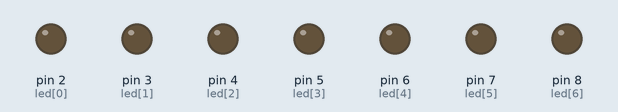
This sketch was run on a simulated Arduino Uno, built with avr-gcc and run on an emulated ATmega328P. On the bench: output pins drawn as LEDs (lit = HIGH).

Above: at 1.2 s.
At 2.7 s:
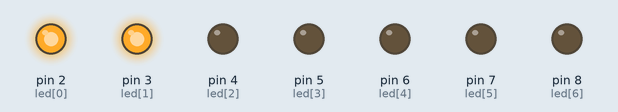
At 3.1 s:
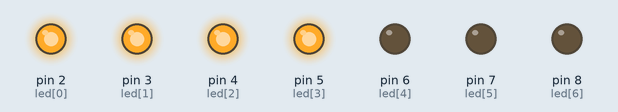
At 3.5 s:
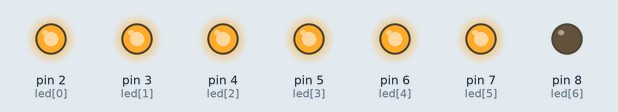
At 4.2 s:
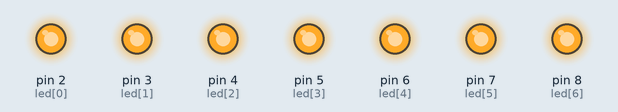
At 5.9 s:
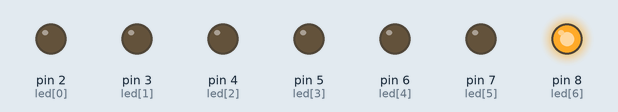
Timing chart, 0 to 6.2 s (numbered marks = the images above):
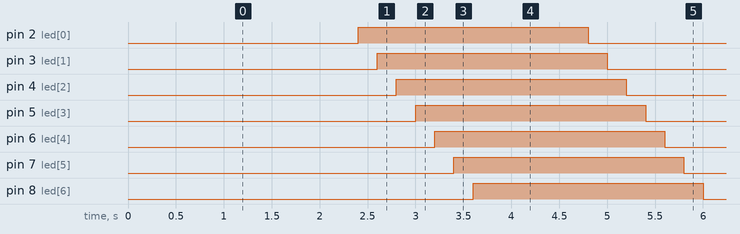

The sketch:

wakil.ino
```cpp
#define led_1 2
#define led_2 3
#define led_3 4
#define led_4 5
#define led_5 6
#define led_6 7

int led[7] = {2, 3, 4, 5, 6, 7, 8};

void setup() {
  for (int i = 0; i < 7; i++){
    pinMode(led[i], OUTPUT);
  }
}

void loop() {
  for (int i = 0; i < 7; i++){
    digitalWrite(led[i], LOW);
    delay(200);
  }
  delay(1000);
  for (int i = 0; i < 7; i++){
    digitalWrite(led[i], HIGH);
    delay(200);
  }
  delay(1000);
}
```

Measured:
- by itself, pin 2 (led[0]), pin 3 (led[1]), pin 4 (led[2]), pin 5 (led[3]), pin 6 (led[4]), pin 7 (led[5]), pin 8 (led[6]): alternates HIGH for 2.4 s and LOW for 2.4 s
- by itself, everything shown: repeats every 4.8 s, in 14 steps
